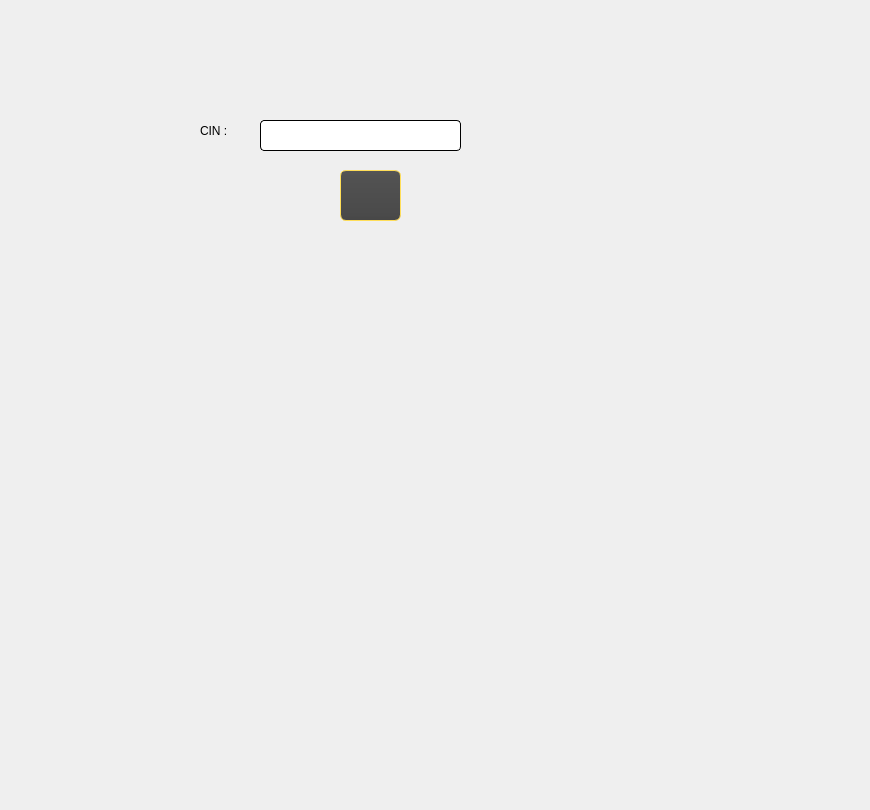
      <widget class="QWidget" name="tab_127">
       <attribute name="title">
        <string>Supprimer un employé</string>
       </attribute>
       <widget class="QLabel" name="label_CinSuppression_4">
        <property name="geometry">
         <rect>
          <x>200</x>
          <y>120</y>
          <width>111</width>
          <height>21</height>
         </rect>
        </property>
        <property name="styleSheet">
         <string notr="true">font: 87 8pt &quot;Segoe UI Black&quot;;</string>
        </property>
        <property name="text">
         <string>CIN :</string>
        </property>
       </widget>
       <widget class="QLineEdit" name="lineEdit_CinSuppression_4">
        <property name="geometry">
         <rect>
          <x>260</x>
          <y>120</y>
          <width>201</width>
          <height>31</height>
         </rect>
        </property>
        <property name="styleSheet">
         <string notr="true">QLineEdit {
background-color: #ffffff;
border: 1px solid #000000;
border-radius: 4px;
padding: 4px;
}

QLineEdit:hover {
border-color: #1e90ff;
}

QLineEdit:focus {
border-color: #1e90ff;
}</string>
        </property>
       </widget>
       <widget class="QPushButton" name="pushButton_SupprimerEmploye_4">
        <property name="geometry">
         <rect>
          <x>340</x>
          <y>170</y>
          <width>61</width>
          <height>51</height>
         </rect>
        </property>
        <property name="styleSheet">
         <string notr="true">QToolTip
{
     border: 1px solid black;
     background-color: #ffa02f;
     padding: 1px;
     border-radius: 3px;
     opacity: 100;
}

QWidget
{
    color: #b1b1b1;
    background-color: #323232;
}

QWidget:item:hover
{
    background-color: QLinearGradient( x1: 0, y1: 0, x2: 0, y2: 1, stop: 0 #ffa02f, stop: 1 #ca0619);
    color: #ffde59;
}

QWidget:item:selected
{
    background-color: QLinearGradient( x1: 0, y1: 0, x2: 0, y2: 1, stop: 0 #ffde59, stop: 1 #ffde59);
}

QMenuBar::item
{
    background: transparent;
}

QMenuBar::item:selected
{
    background: transparent;
    border: 1px solid #ffaa00;
}

QMenuBar::item:pressed
{
    background: #ffde59;
    border: 1px solid #000;
    background-color: QLinearGradient(
        x1:0, y1:0,
        x2:0, y2:1,
        stop:1 #212121,
        stop:0.4 #343434/*,
        stop:0.2 #343434,
        stop:0.1 #ffaa00*/
    );
    margin-bottom:-1px;
    padding-bottom:1px;
}

QMenu
{
    border: 1px solid #000;
}

QMenu::item
{
    padding: 2px 20px 2px 20px;
}

QMenu::item:selected
{
    color: #000000;
}

QWidget:disabled
{
    color: #404040;
    background-color: #323232;
}

QAbstractItemView
{
    background-color: QLinearGradient( x1: 0, y1: 0, x2: 0, y2: 1, stop: 0 #4d4d4d, stop: 0.1 #646464, stop: 1 #5d5d5d);
}

QWidget:focus
{
    /*border: 2px solid QLinearGradient( x1: 0, y1: 0, x2: 0, y2: 1, stop: 0 #ffa02f, stop: 1 #d7801a);*/
}

QLineEdit
{
    background-color: QLinearGradient( x1: 0, y1: 0, x2: 0, y2: 1, stop: 0 #4d4d4d, stop: 0 #646464, stop: 1 #5d5d5d);
    padding: 1px;
    border-style: solid;
    border: 1px solid #1e1e1e;
    border-radius: 5;
}

QPushButton
{
    color: #b1b1b1;
    background-color: QLinearGradient( x1: 0, y1: 0, x2: 0, y2: 1, stop: 0 #565656, stop: 0.1 #525252, stop: 0.5 #4e4e4e, stop: 0.9 #4a4a4a, stop: 1 #464646);
    border-width: 1px;
    border-color: #ffde59;
    border-style: solid;
    border-radius: 6;
    padding: 3px;
    font-size: 12px;
    padding-left: 5px;
    padding-right: 5px;
}

QPushButton:pressed
{
    background-color: QLinearGradient( x1: 0, y1: 0, x2: 0, y2: 1, stop: 0 #2d2d2d, stop: 0.1 #2b2b2b, stop: 0.5 #292929, stop: 0.9 #282828, stop: 1 #252525);
}

QComboBox
{
    selection-background-color: #ffaa00;
    background-color: QLinearGradient( x1: 0, y1: 0, x2: 0, y2: 1, stop: 0 #565656, stop: 0.1 #525252, stop: 0.5 #4e4e4e, stop: 0.9 #4a4a4a, stop: 1 #464646);
    border-style: solid;
    border: 1px solid #1e1e1e;
    border-radius: 5;
}

QComboBox:hover,QPushButton:hover
{
    border: 2px solid QLinearGradient( x1: 0, y1: 0, x2: 0, y2: 1, stop: 0 #ffa02f, stop: 1 #d7801a);
}


QComboBox:on
{
    padding-top: 3px;
    padding-left: 4px;
    background-color: QLinearGradient( x1: 0, y1: 0, x2: 0, y2: 1, stop: 0 #2d2d2d, stop: 0.1 #2b2b2b, stop: 0.5 #292929, stop: 0.9 #282828, stop: 1 #252525);
    selection-background-color: #ffaa00;
}

QComboBox QAbstractItemView
{
    border: 2px solid darkgray;
    selection-background-color: QLinearGradient( x1: 0, y1: 0, x2: 0, y2: 1, stop: 0 #ffa02f, stop: 1 #d7801a);
}

QComboBox::drop-down
{
     subcontrol-origin: padding;
     subcontrol-position: top right;
     width: 15px;

     border-left-width: 0px;
     border-left-color: darkgray;
     border-left-style: solid; /* just a single line */
     border-top-right-radius: 3px; /* same radius as the QComboBox */
     border-bottom-right-radius: 3px;
 }

QComboBox::down-arrow
{
     image: url(:/down_arrow.png);
}

QGroupBox:focus
{
border: 2px solid QLinearGradient( x1: 0, y1: 0, x2: 0, y2: 1, stop: 0 #ffa02f, stop: 1 #d7801a);
}

QTextEdit:focus
{
    border: 2px solid QLinearGradient( x1: 0, y1: 0, x2: 0, y2: 1, stop: 0 #ffa02f, stop: 1 #d7801a);
}

QScrollBar:horizontal {
     border: 1px solid #222222;
     background: QLinearGradient( x1: 0, y1: 0, x2: 0, y2: 1, stop: 0.0 #ffde59, stop: 0.2 #ffde59, stop: 1 #ffde59);
     height: 7px;
     margin: 0px 16px 0 16px;
}

QScrollBar::handle:horizontal
{
      background: QLinearGradient( x1: 0, y1: 0, x2: 1, y2: 0, stop: 0 #ffde59, stop: 0.5 #ffde59, stop: 1 #ffde59);
      min-height: 20px;
      border-radius: 2px;
}

QScrollBar::add-line:horizontal {
      border: 1px solid #1b1b19;
      border-radius: 2px;
      background: QLinearGradient( x1: 0, y1: 0, x2: 1, y2: 0, stop: 0 #ffde59, stop: 1 #ffde59);
      width: 14px;
      subcontrol-position: right;
      subcontrol-origin: margin;
}

QScrollBar::sub-line:horizontal {
      border: 1px solid #1b1b19;
      border-radius: 2px;
      background: QLinearGradient( x1: 0, y1: 0, x2: 1, y2: 0, stop: 0 #ffa02f, stop: 1 #d7801a);
      width: 14px;
     subcontrol-position: left;
     subcontrol-origin: margin;
}

QScrollBar::right-arrow:horizontal, QScrollBar::left-arrow:horizontal
{
      border: 1px solid black;
      width: 1px;
      height: 1px;
      background: white;
}

QScrollBar::add-page:horizontal, QScrollBar::sub-page:horizontal
{
      background: none;
}

QScrollBar:vertical
{
      background: QLinearGradient( x1: 0, y1: 0, x2: 1, y2: 0, stop: 0.0 #ffde59, stop: 0.2 #282828, stop: 1 #484848);
      width: 7px;
      margin: 16px 0 16px 0;
      border: 1px solid #222222;
}

QScrollBar::handle:vertical
{
      background: QLinearGradient( x1: 0, y1: 0, x2: 0, y2: 1, stop: 0 #ffde59, stop: 0.5 #d7801a, stop: 1 #ffde59);
      min-height: 20px;
      border-radius: 2px;
}

QScrollBar::add-line:vertical
{
      border: 1px solid #1b1b19;
      border-radius: 2px;
      background: QLinearGradient( x1: 0, y1: 0, x2: 0, y2: 1, stop: 0 #ffde59, stop: 1 #ffde59);
      height: 14px;
      subcontrol-position: bottom;
      subcontrol-origin: margin;
}

QScrollBar::sub-line:vertical
{
      border: 1px solid #1b1b19;
      border-radius: 2px;
      background: QLinearGradient( x1: 0, y1: 0, x2: 0, y2: 1, stop: 0 #ffde59, stop: 1 #ffde59);
      height: 14px;
      subcontrol-position: top;
      subcontrol-origin: margin;
}

QScrollBar::up-arrow:vertical, QScrollBar::down-arrow:vertical
{
      border: 1px solid black;
      width: 1px;
      height: 1px;
      background: white;
}


QScrollBar::add-page:vertical, QScrollBar::sub-page:vertical
{
      background: none;
}

QTextEdit
{
    background-color: #242424;
}

QPlainTextEdit
{
    background-color: #242424;
}

QHeaderView::section
{
    background-color: QLinearGradient(x1:0, y1:0, x2:0, y2:1, stop:0 #616161, stop: 0.5 #505050, stop: 0.6 #434343, stop:1 #656565);
    color: white;
    padding-left: 4px;
    border: 1px solid #6c6c6c;
}

QCheckBox:disabled
{
color: #414141;
}

QDockWidget::title
{
    text-align: center;
    spacing: 3px; /* spacing between items in the tool bar */
    background-color: QLinearGradient(x1:0, y1:0, x2:0, y2:1, stop:0 #323232, stop: 0.5 #242424, stop:1 #323232);
}

QDockWidget::close-button, QDockWidget::float-button
{
    text-align: center;
    spacing: 1px; /* spacing between items in the tool bar */
    background-color: QLinearGradient(x1:0, y1:0, x2:0, y2:1, stop:0 #323232, stop: 0.5 #242424, stop:1 #323232);
}

QDockWidget::close-button:hover, QDockWidget::float-button:hover
{
    background: #242424;
}

QDockWidget::close-button:pressed, QDockWidget::float-button:pressed
{
    padding: 1px -1px -1px 1px;
}

QMainWindow::separator
{
    background-color: QLinearGradient(x1:0, y1:0, x2:0, y2:1, stop:0 #161616, stop: 0.5 #151515, stop: 0.6 #212121, stop:1 #343434);
    color: white;
    padding-left: 4px;
    border: 1px solid #4c4c4c;
    spacing: 3px; /* spacing between items in the tool bar */
}

QMainWindow::separator:hover
{

    background-color: QLinearGradient(x1:0, y1:0, x2:0, y2:1, stop:0 #d7801a, stop:0.5 #b56c17 stop:1 #ffa02f);
    color: white;
    padding-left: 4px;
    border: 1px solid #6c6c6c;
    spacing: 3px; /* spacing between items in the tool bar */
}

QToolBar::handle
{
     spacing: 3px; /* spacing between items in the tool bar */
     background: url(:/images/handle.png);
}

QMenu::separator
{
    height: 2px;
    background-color: QLinearGradient(x1:0, y1:0, x2:0, y2:1, stop:0 #161616, stop: 0.5 #151515, stop: 0.6 #212121, stop:1 #343434);
    color: white;
    padding-left: 4px;
    margin-left: 10px;
    margin-right: 5px;
}

QProgressBar
{
    border: 2px solid grey;
    border-radius: 5px;
    text-align: center;
}

QProgressBar::chunk
{
    background-color: #ffde59;
    width: 2.15px;
    margin: 0.5px;
}

QTabBar::tab {
    color: #ffde59;
    border: 1px solid #444;
    border-bottom-style: none;
    background-color: #323232;
    padding-left: 10px;
    padding-right: 10px;
    padding-top: 3px;
    padding-bottom: 2px;
    margin-right: -1px;
}

QTabWidget::pane {
    border: 1px solid #444;
    top: 1px;
}

QTabBar::tab:last
{
    margin-right: 0; /* the last selected tab has nothing to overlap with on the right */
    border-top-right-radius: 3px;
}

QTabBar::tab:first:!selected
{
 margin-left: 0px; /* the last selected tab has nothing to overlap with on the right */


    border-top-left-radius: 3px;
}

QTabBar::tab:!selected
{
    color: #b1b1b1;
    border-bottom-style: solid;
    margin-top: 3px;
    background-color: QLinearGradient(x1:0, y1:0, x2:0, y2:1, stop:1 #212121, stop:.4 #343434);
}

QTabBar::tab:selected
{
    border-top-left-radius: 3px;
    border-top-right-radius: 3px;
    margin-bottom: 0px;
}

QTabBar::tab:!selected:hover
{
    /*border-top: 2px solid #ffaa00;
    padding-bottom: 3px;*/
    border-top-left-radius: 3px;
    border-top-right-radius: 3px;
    background-color: QLinearGradient(x1:0, y1:0, x2:0, y2:1, stop:1 #212121, stop:0.4 #343434, stop:0.2 #343434, stop:0.1 #ffaa00);
}

QRadioButton::indicator:checked, QRadioButton::indicator:unchecked{
    color: #b1b1b1;
    background-color: #323232;
    border: 1px solid #b1b1b1;
    border-radius: 6px;
}

QRadioButton::indicator:checked
{
    background-color: qradialgradient(
        cx: 0.5, cy: 0.5,
        fx: 0.5, fy: 0.5,
        radius: 1.0,
        stop: 0.25 #ffaa00,
        stop: 0.3 #323232
    );
}

QCheckBox::indicator{
    color: #b1b1b1;
    background-color: #323232;
    border: 1px solid #b1b1b1;
    width: 9px;
    height: 9px;
}

QRadioButton::indicator
{
    border-radius: 6px;
}

QRadioButton::indicator:hover, QCheckBox::indicator:hover
{
    border: 1px solid #ffaa00;
}

QCheckBox::indicator:checked
{
    image:url(:/images/checkbox.png);
}

QCheckBox::indicator:disabled, QRadioButton::indicator:disabled
{
    border: 1px solid #444;
}
</string>
        </property>
        <property name="text">
         <string/>
        </property>
        <property name="icon">
         <iconset>
          <normaloff>../../../Downloads/Desktop-App-master/Desktop-App-master/C/image/1.png</normaloff>../../../Downloads/Desktop-App-master/Desktop-App-master/C/image/1.png</iconset>
        </property>
        <property name="iconSize">
         <size>
          <width>60</width>
          <height>60</height>
         </size>
        </property>
       </widget>
       <widget class="QLabel" name="label_203">
        <property name="geometry">
         <rect>
          <x>0</x>
          <y>-190</y>
          <width>861</width>
          <height>801</height>
         </rect>
        </property>
        <property name="text">
         <string/>
        </property>
        <property name="pixmap">
         <pixmap resource="fond.qrc">:/Plan de travail 1@3x.png</pixmap>
        </property>
       </widget>
       <zorder>label_203</zorder>
       <zorder>label_CinSuppression_4</zorder>
       <zorder>lineEdit_CinSuppression_4</zorder>
       <zorder>pushButton_SupprimerEmploye_4</zorder>
      </widget>
